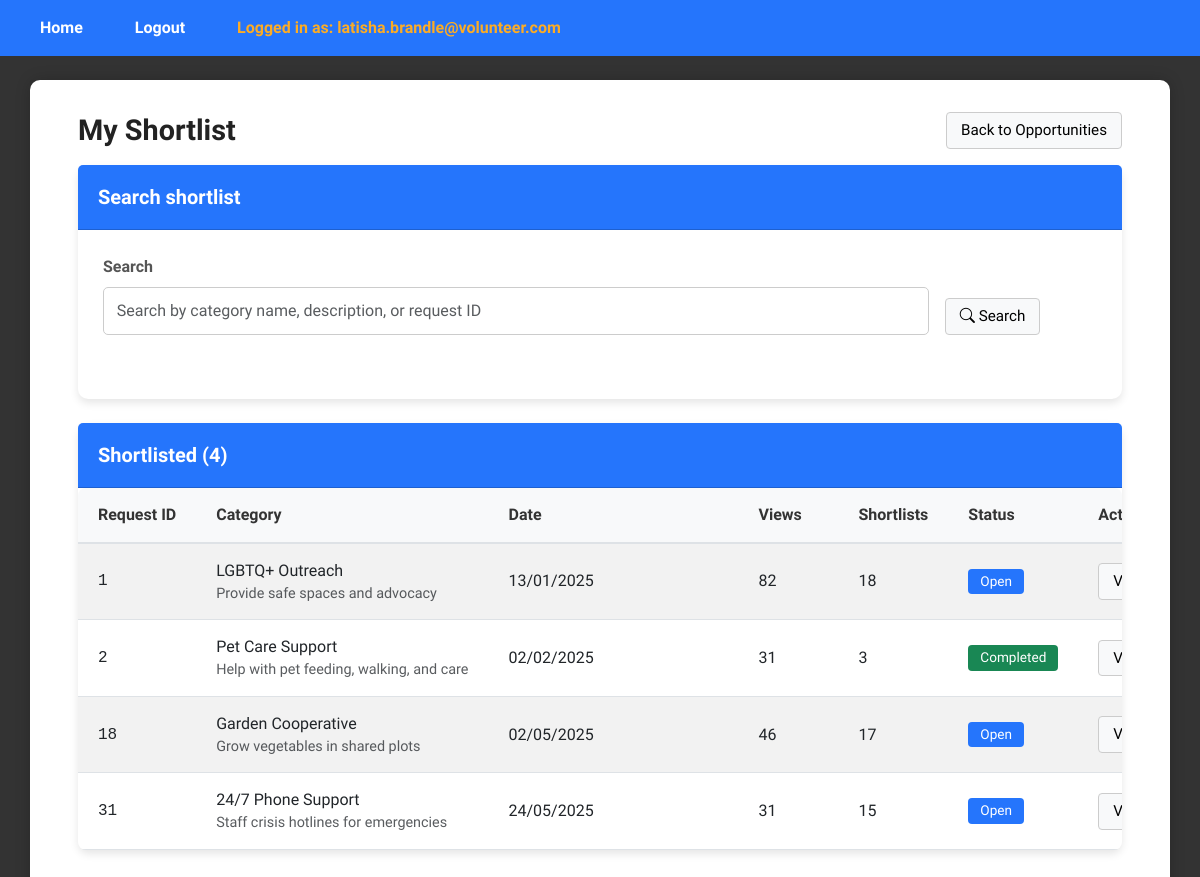
The app's page /ViewShortlistOpportunitiesPage (signed in) with its own data.
### tables this page shows
CREATE TABLE request (
    request_id INTEGER PRIMARY KEY AUTOINCREMENT,
    pin_user_id INT,
    csrrep_user_id INT DEFAULT NULL,
    category_id INT,
    request_status BOOLEAN, --0 means uncompleted, 1 means completed
    request_date DATETIME,
    request_view_count INT,
    request_shortlist_count INT,
    FOREIGN KEY (pin_user_id) REFERENCES user(user_id),
    FOREIGN KEY (csrrep_user_id) REFERENCES user(user_id),
    FOREIGN KEY (category_id) REFERENCES category(category_id)
);

CREATE TABLE category (
    category_id INTEGER PRIMARY KEY AUTOINCREMENT,
    category_name VARCHAR(30),
    category_desc TEXT
);

### app.py (the view)
@app.route("/ViewShortlistOpportunitiesPage", methods=["GET", "POST"])
def viewShortlistOpportunitiesPage():
    if 'email' not in session:
        return redirect(url_for('login'))
    if session['role_id'] != 4:  # Assuming CSR Rep
        return redirect(url_for('login'))
    print(session['user_id'])
    view_controller = ViewShortlistController()
    shortlist = view_controller.viewShortlist(session['user_id'])
    search_controller = SearchShortlistController()
    shortlist_keyword = (request.args.get('shortlist_keyword') or "").strip()
    if shortlist_keyword:
        shortlist = search_controller.searchShortlist(session['user_id'] ,shortlist_keyword)
    return render_template("csr/ViewShortlistOpportunitiesPage.html", shortlist=shortlist , shortlist_keyword=shortlist_keyword)

### controllers/csrrep/ViewShortlistController.py (called while the page is built)
    def viewShortlist(self, csrrep_user_id):
        shortlist = Shortlist()
        return shortlist.viewShortlist(csrrep_user_id)

### database/database_management.py (called while the page is built)
def dbConnection():
    return sqlite3.connect("database/volunteer_system.db")

### entities/Shortlist.py (called while the page is built)
    def viewShortlist(self, csrrep_user_id):
        conn = database_management.dbConnection()
        conn.row_factory = sqlite3.Row
        cursor = conn.cursor()
        cursor.execute("""
            SELECT
                r.request_id,
                r.request_date,
                r.request_view_count,
                r.request_shortlist_count,
                r.request_status,
                r.category_id,
                c.category_name,
                c.category_desc
            FROM shortlist s
            JOIN request r ON r.request_id = s.request_id
            JOIN category c ON c.category_id = r.category_id
            WHERE s.user_id = ?
        """, (csrrep_user_id,))
        rows = cursor.fetchall()
        conn.close()
        return [Request(**dict(row)) for row in rows] if rows else []

### templates/csr/ViewShortlistOpportunitiesPage.html (shortened to what this page needs)
{% extends "layout.html" %}
{% block content %}
<div class="dashboard-wrapper">
  <div class="dashboard-container">
    <div class="d-flex justify-content-between align-items-center mb-3">
      <h1 class="m-0">My Shortlist</h1>
      <div class="d-flex gap-2 align-items-center">
        <a href="{{ url_for('viewOpportunitiesPage') }}" class="plain-btn">Back to Opportunities</a>
      </div>
    </div>
    <form class="card mb-4" method="get" action="{{ url_for('viewShortlistOpportunitiesPage') }}">
      <div class="card-header">
        <h5 class="m-0">Search shortlist</h5>
      </div>
      <div class="card-body row g-3">
        <div class="col-md-10">
          <label class="form-label">Search</label>
          <input name="shortlist_keyword"
                  id="shortlistKeywordInput"
                 type="text"
                 class="form-control"
                 value="{{ request.args.get('shortlist_keyword', '') }}"
                 placeholder="Search by category name, description, or request ID">
        </div>
        <div class="col-md-2 d-flex align-items-end">
          <button class="plain-btn" type="submit">
            <i class="bi bi-search"></i> Search
          </button>
        </div>
      </div>
    </form>
    {% if not shortlist %}
      <div class="card">
        <div class="card-body">
          <p class="m-0">Your shortlist is empty.</p>
        </div>
      </div>
    {% else %}
      <div class="card">
        <div class="card-header d-flex justify-content-between align-items-center">
          <h5 class="m-0">Shortlisted ({{ shortlist|length }})</h5>
        </div>
        <div class="card-body p-0">
          <div class="table-responsive">
            <table class="table table-striped table-hover m-0 align-middle">
              <thead class="table-light">
                <tr>
                  <th style="width: 100px;">Request ID</th>
                  <th>Category</th>
                  <th style="width: 160px;">Date</th>
                  <th style="width: 110px;">Views</th>
                  <th style="width: 130px;">Shortlists</th>
                  <th style="width: 120px;">Status</th>
                  <th style="width: 260px;">Actions</th>
                </tr>
              </thead>
              <tbody>
                {% for r in shortlist %}
                <tr>
                  <td class="text-monospace">{{ r.request_id }}</td>
                  <td>
                    {% if r.category_name %}
                      {{ r.category_name }}
                      {% if r.category_desc %}
                        <div class="text-muted" style="font-size:.9rem;">{{ r.category_desc }}</div>
                      {% endif %}
                    {% else %}
                      Category {{ r.category_id }}
                    {% endif %}
                  </td>
                  <td>{{ r.request_date }}</td>
                  <td>{{ r.request_view_count if r.request_view_count is not none else 0 }}</td>
                  <td>{{ r.request_shortlist_count if r.request_shortlist_count is not none else 0 }}</td>
                  <td>
                    {% if r.request_status in (1, True, '1', 'true', 'True') %}
                      <span class="badge bg-success">Completed</span>
                    {% else %}
                      <span class="badge bg-platform-manager">Open</span>
                    {% endif %}
                  </td>
                  <td>
                    <div class="btn-toolbar" role="toolbar" style="gap:8px; flex-wrap:wrap;">
                      <a class="plain-btn" href="{{ url_for('viewOpportunitiesDetailsPage', request_id=r.request_id) }}">View Details</a>
                    </div>
                  </td>
                </tr>
                {% endfor %}
              </tbody>
            </table>
          </div>
        </div>
      </div>
    {% endif %}
  </div>
</div>
{% endblock %}

### static/css/styles.css (style rules this page uses)
body { font-family: "Stack Sans Headline", system-ui, 'Trebuchet MS', "Segoe UI", Geneva, Verdana, sans-serif; background: #333; color: #333; margin: 0; padding: 0; min-height: 100vh; }
h1 { text-align: center; margin-bottom: 1.5rem; color: #222; font-weight: 700; font-size: 1.8rem; }
form div { margin-bottom: 1.2rem; }
label { display: block; margin-bottom: 0.4rem; font-weight: 600; color: #555; }
input[type="email"], input[type="password"], input[type="text"] { width: 100%; padding: 0.7rem 0.8rem; border-radius: 5px; border: 1.5px solid #ccc; font-size: 1rem; transition: border-color 0.3s ease; box-sizing: border-box; }
.card { box-shadow: 0 4px 8px rgba(0,0,0,0.1); border-radius: 10px; border: none; margin-bottom: 30px; background: #fff; }
.card-header { background-color: #2575fc; color: white; padding: 20px; border-radius: 10px 10px 0 0; font-size: 1.2rem; }
.card-header h5 { margin: 0; font-weight: 600; }
.card-body { padding: 25px; }
.table-responsive { border-radius: 8px; overflow-x: auto; }
.table { margin-bottom: 0; width: 100%; border-collapse: collapse; table-layout: auto; }
.table thead th { padding: 15px 20px; font-weight: 600; border-bottom: 2px solid #dee2e6; white-space: nowrap; background-color: #f8f9fa; color: #333; text-align: left; }
.table tbody td { padding: 15px 20px; vertical-align: middle; border-bottom: 1px solid #dee2e6; white-space: nowrap; }
.table-striped tbody tr:nth-of-type(odd) { background-color: rgba(0,0,0,0.02); }
.table th, .table td { min-width: 100px; }
.table th:first-child, .table td:first-child { min-width: 30px; }
.table th:nth-child(2), .table td:nth-child(2) { min-width: 180px; }
.table th:nth-child(3), .table td:nth-child(3) { min-width: 250px; }
.badge { font-size: 0.85em; padding: 6px 12px; font-weight: 500; border-radius: 4px; display: inline-block; }
.badge.bg-platform-manager { background-color: #2575fc; color: white; }
.plain-btn { background-color: #f8f9fa; border: 1px solid #ccc; color: #000; padding: 6px 14px; border-radius: 4px; font-size: 0.95rem; font-weight: 500; cursor: pointer; text-decoration: none; display: inline-block; transition: background-color 0.2s ease, border-color 0.2s ease; }

### templates/csr/ViewShortlistOpportunitiesPage.html (style rules this page uses)
.text-monospace { font-family:ui-monospace, SFMono-Regular, Menlo, Monaco, Consolas,"Liberation Mono","Courier New",monospace }
.badge.bg-success { background:#28a745;color:#fff }
.badge.bg-platform-manager { background:#2575fc;color:#fff }

### records on screen
request: request_id "1", category_name "LGBTQ+ Outreach", category_desc "Provide safe spaces and advocacy", request_date "13/01/2025", request_view_count "82", request_shortlist_count "18", request_status "Open"
request: request_id "2", category_name "Pet Care Support", category_desc "Help with pet feeding, walking, and care", request_date "02/02/2025", request_view_count "31", request_shortlist_count "3", request_status "Completed"
request: request_id "18", category_name "Garden Cooperative", category_desc "Grow vegetables in shared plots", request_date "02/05/2025", request_view_count "46", request_shortlist_count "17", request_status "Open"
request: request_id "31", category_name "24/7 Phone Support", category_desc "Staff crisis hotlines for emergencies", request_date "24/05/2025", request_view_count "31", request_shortlist_count "15", request_status "Open"

### other values on screen
{{ session.email }} "latisha.brandle@volunteer.com"
{{ shortlist|length }} "4"
